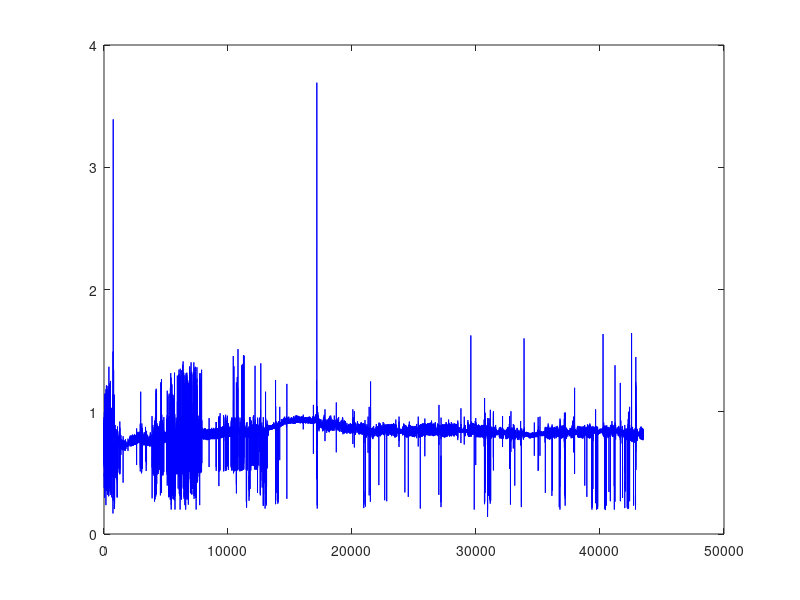

Write the MATLAB code that produced this figure. (Note: this script raises an error after producing the figure.)
%% Import Training Data
clear all;

AFDB1 = load('AF_RR_intervals/afdb_1.mat');
TrainingVector{1} = AFDB1;
AFDB2 = load('AF_RR_intervals/afdb_2.mat');
TrainingVector{2} = AFDB2;
AFDB3 = load('AF_RR_intervals/afdb_3.mat');
TrainingVector{3} = AFDB3;
AFDB4 = load('AF_RR_intervals/afdb_4.mat');
TrainingVector{4} = AFDB4;
TestVector{1} = TrainingVector{1};
TestVector{2} = TrainingVector{2};
TestVector{3} = TrainingVector{3};
TestVector{4} = TrainingVector{4};

AFDB5 = load('AF_RR_intervals/afdb_5.mat');
TestVector{5} = AFDB5;
AFDB6 = load('AF_RR_intervals/afdb_6.mat');
TestVector{6} = AFDB6;
AFDB7 = load('AF_RR_intervals/afdb_7.mat');
TestVector{7} = AFDB7;

%% Visualize data

figure(1)
clf
plot(AFDB3.rr(find(AFDB3.targetsRR == 1)), 'r')
plot(AFDB3.rr(find(AFDB3.targetsRR == 0)), 'b')
hold on;

% for iter = 1:size((AFDB3.targetsRR),2)
%     if(AFDB3.targetsRR(iter) == 1)
%         plot(iter,AFDB3.rr(iter), 'r*')
%     else
%         plot(iter,AFDB3.rr(iter), 'b')
%     end
%         
% end

%% Run PCV detector

% Create Detector with training data;
window = 10; %in seconds
[AFDetector_PCV, PcvVector] = AFibDetector_PCV(TrainingVector, window);


%manually evaluate histogram and choose threshold

threshold = 0.2;

FeatureSelection(AFDetector_PCV, threshold);



%% Test detector with testing data;


OutputRR = cell(length(TestVector),1); %contains [detectRRVector, pcvVector] for each data_set
OutPcv = cell(length(TestVector),1);

for j = 1:length(TestVector) 
    
  [OutputRR{j}, OutPcv{j}] = AFibTesting(AFDetector_PCV,TestVector{j});
end


%% Evaluate - draw figures of results and threshold.

figure(3);
clf
for i = 1:length(TrainingVector)
    ax(i) = subplot(2,2,i);
    
    plot(PcvVector{i}, 'b-')
    hold on;
    x = linspace(0, ceil(TrainingVector{i}.qrs(end)./1000), length(TrainingVector{i}.targetsQRS));
    plot(x,TrainingVector{i}.targetsQRS*0.2, 'r-');
    yline(threshold, 'k-.');
    ylim([0 0.5])
    xlabel('Time s');
    ylabel('P_{cv} value');
    title('Training Set ' + string(i))
end
linkaxes(ax,'xy')
legend('Pcv value', 'TargetRR', 'Threshold');
xlabel('Time s');
ylabel('P_{cv} value');


figure(4);
clf
for i = 5:length(TestVector)   
    ax(i) = subplot(2,2,i-3);
    
    plot(OutPcv{i}, 'b-')
    hold on;
    x = linspace(0, ceil(TestVector{i}.qrs(end)./1000), length(TestVector{i}.targetsQRS));
    plot(x,TestVector{i}.targetsQRS*0.2, 'r-');
    yline(threshold, 'k-.');
    ylim([0 0.5])
    xlabel('Time s');
    ylabel('P_{cv} value');
    title('Testing Set ' + string(i))
end
linkaxes(ax,'xy')
legend('Pcv value', 'TargetRR', 'Threshold');
xlabel('Time s');
ylabel('P_{cv} value');

%% Performance measure  - table output

FN_tot = cell(length(TestVector),1);
FP_tot = cell(length(TestVector),1);
TN_tot = cell(length(TestVector),1);
TP_tot = cell(length(TestVector),1);
performance = cell([length(TestVector)+1, 2]); % Sensitivity for first col and specificity for second col

for set_nbr = 1 : length(OutputRR) 
    
    diff = TestVector{set_nbr}.targetsRR - OutputRR{set_nbr};
    
    FN_tot{set_nbr} = sum(diff>0, 'all');
    FP_tot{set_nbr} = sum(diff<0, 'all');
    TN_tot{set_nbr} = sum(OutputRR{set_nbr} == 0) - FN_tot{set_nbr};
    TP_tot{set_nbr} = sum(OutputRR{set_nbr} == 1) - FP_tot{set_nbr};
    
    performance{set_nbr, 1} = TP_tot{set_nbr} ./ (TP_tot{set_nbr} + FN_tot{set_nbr}); % Sensitivity
    performance{set_nbr, 2} = TN_tot{set_nbr} ./ (FP_tot{set_nbr} + TN_tot{set_nbr}); % Specificity
end

performance{end, 1} = sum(cell2mat(TP_tot)) / (sum(cell2mat(TP_tot)) + sum(cell2mat(FN_tot))); % Avg sensitivity
performance{end, 2} = sum(cell2mat(TN_tot)) / (sum(cell2mat(FP_tot)) + sum(cell2mat(TN_tot))); % Avg specificity

% Sensitivity = TP / (TP + FN)
% Specificity = TN / (FP + TN)

Data_set = ["Patient 1"; "Patient 2"; "Patient 3"; "Patient 4"; "Patient 5"; "Patient 6"; "Patient 7"; "Average"];
Sensitivity = performance(:, 1);
Specificity = performance(:, 2);
pcv_results = table(Data_set, Sensitivity, Specificity);

